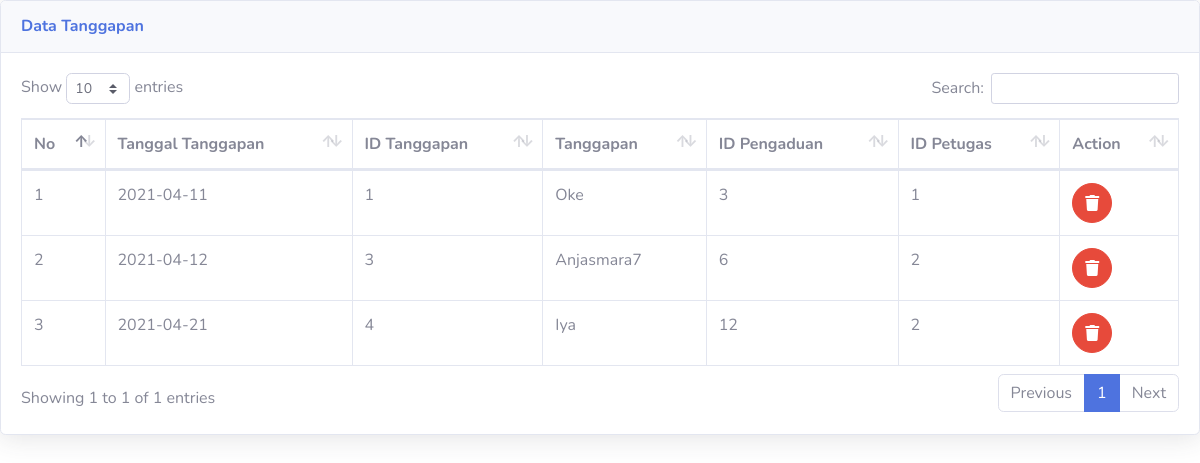
The app's page /admin/lihat_tanggapan.php with its own data.
### tables this page shows
CREATE TABLE `tanggapan` (
  `id_tanggapan` int(11) NOT NULL,
  `id_pengaduan` int(11) NOT NULL,
  `tgl_tanggapan` date NOT NULL,
  `tanggapan` text NOT NULL,
  `id_petugas` int(11) NOT NULL
);

### admin/lihat_tanggapan.php (the view, shortened to what this page needs)
<!DOCTYPE html>
<html lang="en">
<head>
  <link href="../vendor/fontawesome-free/css/all.min.css" rel="stylesheet" type="text/css">
  <link href="../css/sb-admin-2.min.css" rel="stylesheet">
  <link href="../vendor/datatables/dataTables.bootstrap4.min.css" rel="stylesheet">
</head>
<body id="page-top">
          <div class="card shadow mb-4">
            <div class="card-header py-3">
              <h6 class="m-0 font-weight-bold text-primary">Data Tanggapan</h6>
            </div>
            <div class="card-body">
              <div class="table-responsive">
                <table class="table table-bordered" id="dataTable" width="100%" cellspacing="0">
                  <thead>
                    <tr>
                        <th>No</th>
                        <th>Tanggal Tanggapan</th>
                        <th>ID Tanggapan</th>
                        <th>Tanggapan</th>
                        <th>ID Pengaduan</th>
                        <th>ID Petugas</th>
                        <th>Action</th>
                    </tr>
                  </thead>
                  <?php
                  require '../koneksi.php';
                  $sql = mysqli_query($conf, "SELECT * FROM tanggapan");
                  $no = 1;
                  while ($data = mysqli_fetch_array($sql)) {
                  ?>
                  <tbody>
                    <tr>
                      <td><?php echo $no ?></td>
                      <td><?php echo $data['tgl_tanggapan']; ?></td>
                      <td><?php echo $data['id_tanggapan']; ?></td>
                      <td><?php echo $data['tanggapan']; ?></td>
                      <td><?php echo $data['id_pengaduan']; ?></td>
                      <td><?php echo $data['id_petugas']; ?></td>
                      <td>
                        <a href="delete_tanggapan.php?id=<?php echo $data['id_tanggapan']; ?>" class="btn btn-danger btn-circle">
                            <i class="fa fa-trash" onclick="return confirm('Apakah Anda Yakin Ingin Menghapus ?')"></i>
                        </a>
                      </td>
                    </tr>
                  </tbody>
                  <?php
                  $no++;
                  }
                  ?>
                </table>
              </div>
            </div>
          </div>
</body>
</html>

### records on screen
tanggapan: tgl_tanggapan "2021-04-11", id_tanggapan "1", tanggapan "Oke", id_pengaduan "3", id_petugas "1"
tanggapan: tgl_tanggapan "2021-04-12", id_tanggapan "3", tanggapan "Anjasmara7", id_pengaduan "6", id_petugas "2"
tanggapan: tgl_tanggapan "2021-04-21", id_tanggapan "4", tanggapan "Iya", id_pengaduan "12", id_petugas "2"
